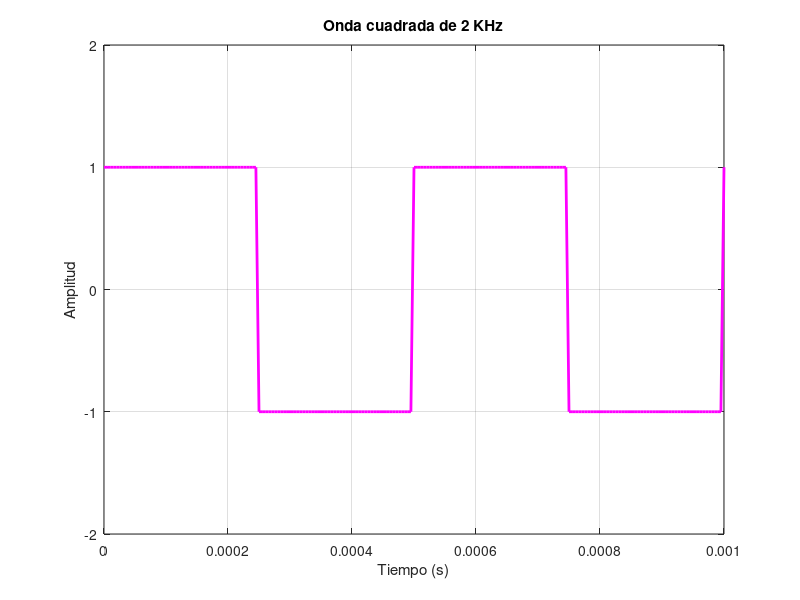

Recreate this plot in MATLAB.
%% PRÁCTICA 2.2. Generación y análisis de una señal cuadrada.
clc, clear all, close all
Amax=1; %Amplitud
Fo=2000; %Frecuencia
T=1/Fo; %periodo
fi=pi; %fase inicial
duracion=2*T; %duración de la onda
Ts=T/100;  %Período de muestreo
tn=0:Ts:duracion; %Vector de tiempo discreto
Fs=1/Ts; %velocidad con la que se envía hacia el puerto de audio
yn=Amax*square(2*pi*Fo*tn,50); % vector de amplitudes
plot(tn,yn,'m','LineWidth',2);grid on  
ylim([-2,2]); xlabel('Tiempo (s)'); ylabel('Amplitud'); 
title('Onda cuadrada de 2 KHz') 
Fs = 1 / Ts;
%sound (y1, Fs) % envío del vector de sonido hacia el puerto de salida
